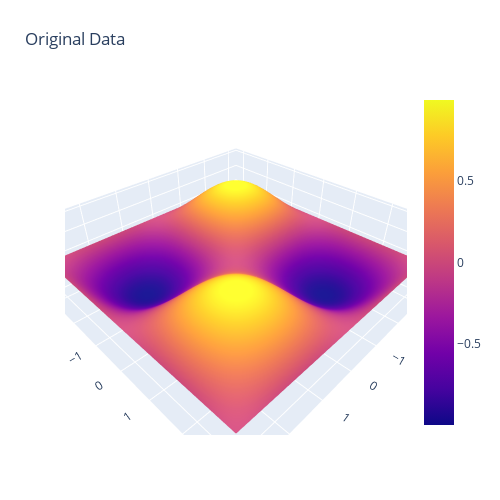

Notebook code cell kept with this figure:
### Code cell
import plotly.graph_objects as go

fig = go.Figure(data=[
    go.Surface(z=f_test, x=x_test.numpy().reshape(100, 100), y=y_test.numpy().reshape(100, 100))
])
fig.update_layout(title='Original Data', autosize=False,
                  width=500, height=500,
                  margin=dict(l=65, r=50, b=65, t=90))

fig.show()

### Figure 1 — Plotly figure (JSON) as saved in the notebook; plotly's stock layout.template omitted (floating-point values rounded to 4 significant figures; data arrays with more than 128 entries replaced by an {"elided": "..."} marker saying what was removed)
{"data": [{"type": "surface", "x": {"elided": "100x100 float values"}, "y": {"elided": "100x100 float values"}, "z": {"elided": "100x100 float values"}}], "layout": {"autosize": false, "height": 500, "margin": {"b": 65, "l": 65, "r": 50, "t": 90}, "title": {"text": "Original Data"}, "width": 500}}
